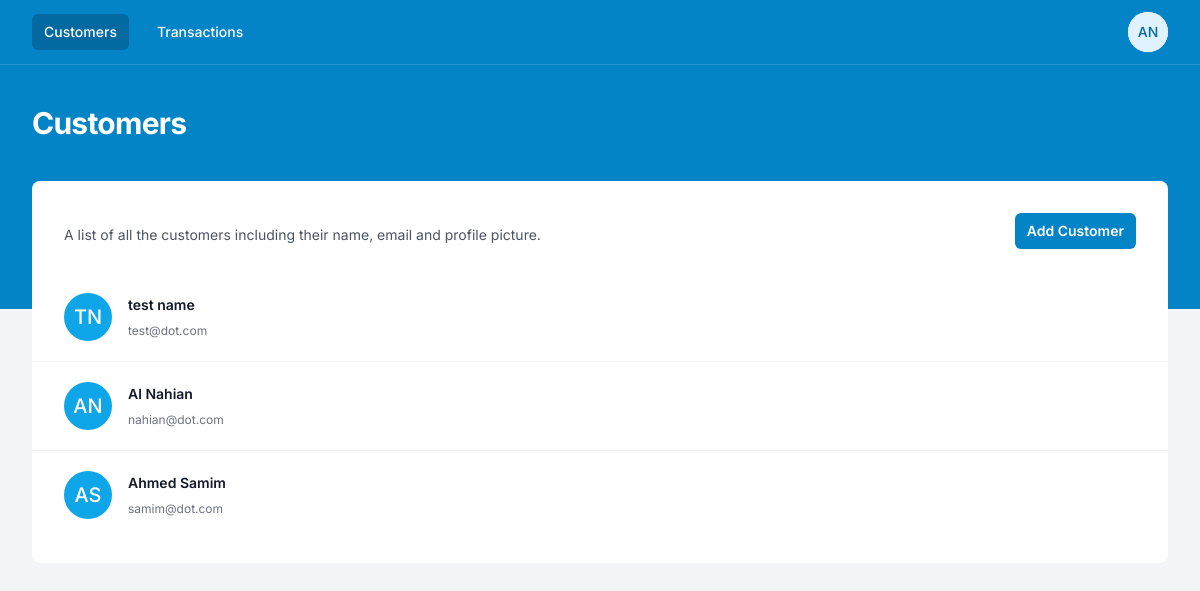
Screenshot of /admin/customers.php (signed in) with the database file from the repository.
### tables this page shows
CREATE TABLE `user` (
  `id` int(6) UNSIGNED NOT NULL,
  `firstname` varchar(30) NOT NULL,
  `lastname` varchar(30) DEFAULT NULL,
  `email` varchar(50) DEFAULT NULL,
  `pass` varchar(50) DEFAULT NULL,
  `reg_date` timestamp NOT NULL DEFAULT current_timestamp() ON UPDATE current_timestamp()
);

### includes/User.php (called while the page is built, shortened)
<?php
class User
{
    public static function getAll()
    {
        $conn = Connection::__self();
        try {
            $statement = $conn->prepare("SELECT * FROM user");
            $statement->execute();
            return $statement->fetchAll(PDO::FETCH_ASSOC);
        } catch (PDOException $e) {
            die("Oops! Something is Wrong, could not find user. Exception Message -> " . $e->getMessage());
        }
    }
}

### admin/customers.php (the view, shortened to what this page needs)
<?php
$user_list = [];
if (Connection::isFile()) {
  $user_list = User::getAllFromFile();
} elseif (Connection::isDB()) {
  $user_list = User::getAll();
} else {
  die("Please, Set use_storage is \"isFile\" or \"isDatabase\" in your config.ini file");
}
?>
<!DOCTYPE html>
<html class="h-full bg-gray-100" lang="en">
<head>
  <script src="https://cdn.tailwindcss.com"></script>
</head>
<body class="h-full">
  <div class="min-h-full">
    <div class="pb-32 bg-sky-600">
      <nav class="border-b border-opacity-25 border-sky-300 bg-sky-600"
        x-data="{ mobileMenuOpen: false, userMenuOpen: false }">
        <div class="px-4 mx-auto max-w-7xl sm:px-6 lg:px-8">
          <div class="flex justify-between h-16">
            <div class="flex items-center px-2 lg:px-0">
              <div class="hidden sm:block">
                <div class="flex space-x-4">
                  <a href="./customers.php"
                    class="px-3 py-2 text-sm font-medium text-white rounded-md bg-sky-700">Customers</a>
                  <a href="./transactions.php"
                    class="px-3 py-2 text-sm font-medium text-white rounded-md hover:bg-sky-500 hover:bg-opacity-75">Transactions</a>
                </div>
              </div>
            </div>
            <div class="hidden gap-2 sm:ml-6 sm:flex sm:items-center">
              <div class="relative ml-3" x-data="{ open: false }">
                <div>
                  <button @click="open = !open" type="button"
                    class="flex text-sm bg-white rounded-full focus:outline-none" id="user-menu-button"
                    aria-expanded="false" aria-haspopup="true">
                    <span class="inline-flex items-center justify-center w-10 h-10 rounded-full bg-sky-100">
                      <span class="font-medium leading-none text-sky-700">
                        <?php
                        if (!empty($_SESSION["user"]) && $_SESSION["user"]["name"] != "") {
                          $name = explode(" ", $_SESSION["user"]["name"]);
                          $str = "";
                          foreach ($name as $i) {
                            $str .= $i[0];
                          }
                          echo strtoupper($str);
                        } else {
                          echo "CU";
                        }
                        ?>
                      </span>
                    </span>
                  </button>
                </div>
              </div>
            </div>
          </div>
        </div>
      </nav>
      <header class="py-10">
        <div class="px-4 mx-auto max-w-7xl sm:px-6 lg:px-8">
          <h1 class="text-3xl font-bold tracking-tight text-white">
            Customers
          </h1>
        </div>
      </header>
    </div>
    <main class="-mt-32">
      <div class="px-4 pb-12 mx-auto max-w-7xl sm:px-6 lg:px-8">
        <div class="py-8 bg-white rounded-lg">
          <div class="px-4 sm:px-6 lg:px-8">
            <div class="sm:flex sm:items-center">
              <div class="sm:flex-auto">
                <p class="mt-2 text-sm text-gray-600">
                  A list of all the customers including their name, email and
                  profile picture.
                </p>
              </div>
              <div class="mt-4 sm:ml-16 sm:mt-0 sm:flex-none">
                <a href="./add_customer.php" type="button"
                  class="block px-3 py-2 text-sm font-semibold text-center text-white rounded-md shadow-sm bg-sky-600 hover:bg-sky-500 focus-visible:outline focus-visible:outline-2 focus-visible:outline-offset-2 focus-visible:outline-sky-600">
                  Add Customer
                </a>
              </div>
            </div>
            <div class="flow-root mt-8">
              <div class="-mx-4 -my-2 overflow-x-auto sm:-mx-6 lg:-mx-8">
                <ul role="list" class="divide-y divide-gray-100">
                  <?php
                  if (!empty($user_list)) {
                    foreach ($user_list as $user) {
                      if ($user) {
                        ?>
                        <li class="relative flex justify-between px-4 py-5 gap-x-6 hover:bg-gray-50 sm:px-6 lg:px-8">
                          <div class="flex gap-x-4">
                            <span class="inline-flex items-center justify-center w-12 h-12 rounded-full bg-sky-500">
                              <span class="text-xl font-medium leading-none text-white">
                                <?php
                                if ($user["lastname"] != "") {
                                  $str = $user["firstname"][0] . $user["lastname"][0];
                                } else {
                                  $str = $user["firstname"][0] . $user["firstname"][1];
                                }
                                echo strtoupper($str);
                                ?>
                              </span>
                            </span>
                            <div class="flex-auto min-w-0">
                              <p class="text-sm font-semibold leading-6 text-gray-900">
                                <a href="./customer_transactions.php">
                                  <span class="absolute inset-x-0 bottom-0 -top-px"></span>
                                  <?php echo $user["firstname"] . " " . $user["lastname"]; ?>
                                </a>
                              </p>
                              <p class="flex mt-1 text-xs leading-5 text-gray-500">
                                <a href="./customer_transactions.php"
                                  class="relative truncate hover:underline"><?php echo $user["email"]; ?></a>
                              </p>
                            </div>
                          </div>
                        </li>
                        <?php
                      }
                    }
                  } ?>
                </ul>
              </div>
            </div>
          </div>
        </div>
      </div>
    </main>
  </div>
</body>
</html>

### admin/customers.php (style rules this page uses)
* { font-family: 'Inter', system-ui, -apple-system, BlinkMacSystemFont, 'Segoe UI', Roboto, Oxygen, Ubuntu, Cantarell, 'Open Sans', 'Helvetica Neue', sans-serif; }

### rows the page displays
user: str "TN", firstname "test", lastname "name", email "test@dot.com"
user: str "AN", firstname "Al", lastname "Nahian", email "nahian@dot.com"
user: str "AS", firstname "Ahmed", lastname "Samim", email "samim@dot.com"

### other values shown
$str "AN"
